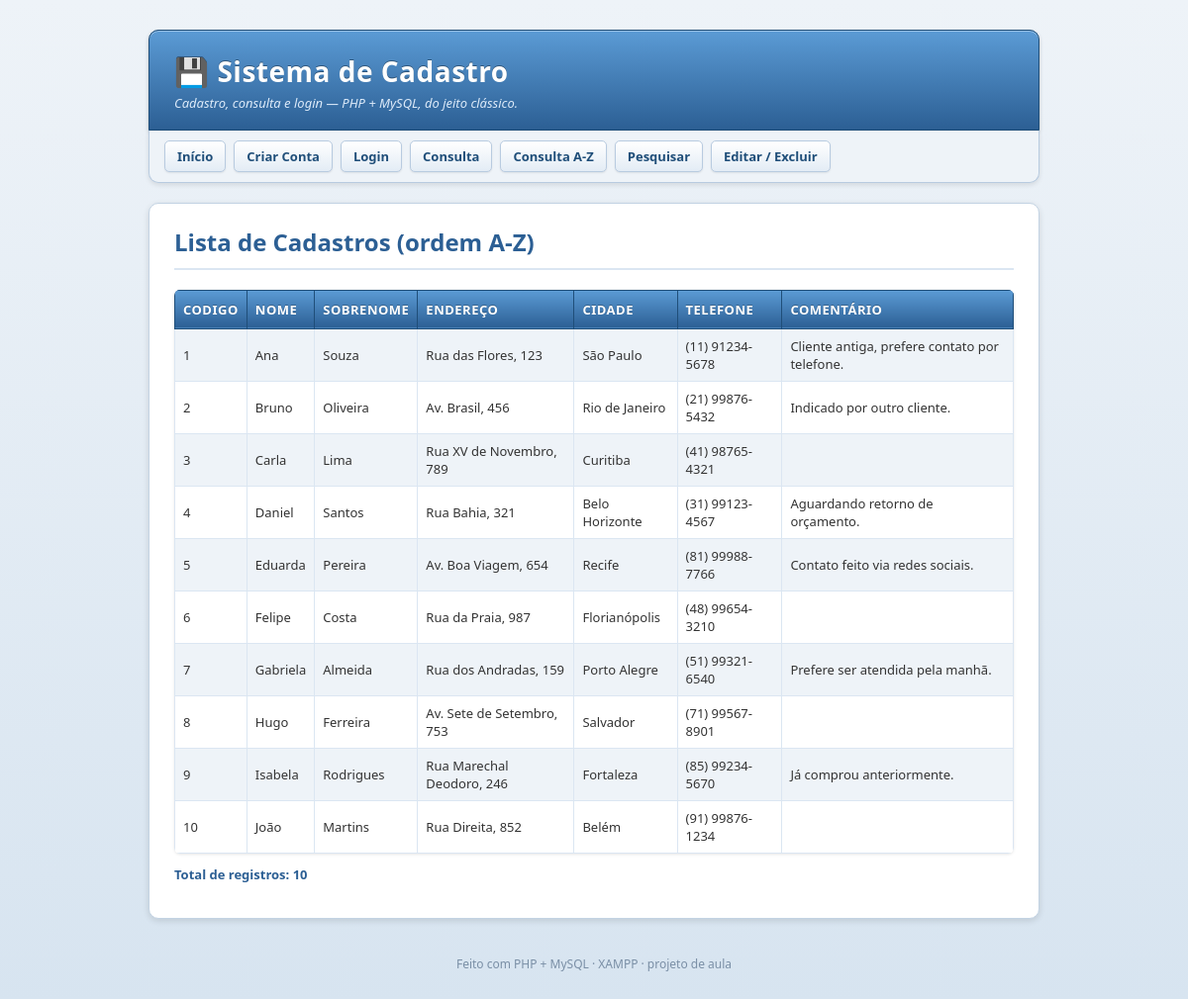
/consulta_a_z.php, run on the app's committed database.
### tables this page shows
CREATE TABLE IF NOT EXISTS cadastro (
    codigo     INT AUTO_INCREMENT PRIMARY KEY,
    nome       VARCHAR(50)  NOT NULL,
    sobrenome  VARCHAR(50)  NOT NULL,
    endereco   VARCHAR(100),
    cidade     VARCHAR(100),
    telefone   VARCHAR(20),
    comentario TEXT
);

### consulta_a_z.php (the view, shortened to what this page needs)
<?php
require_once "conexao.php";
?>
<!DOCTYPE html>
<html lang="pt-BR">
<head>
    <link rel="stylesheet" href="estilo.css">
</head>
<body>
<div class="pagina">
    <header class="topo">
        <h1><span class="icone">💾</span>Sistema de Cadastro</h1>
        <p class="tagline">Cadastro, consulta e login &mdash; PHP + MySQL, do jeito clássico.</p>
    </header>
    <nav class="menu">
        <ul>
            <li><a href="index.html">Início</a></li>
            <li><a href="cadastro_login.php">Criar Conta</a></li>
            <li><a href="login.php">Login</a></li>
            <li><a href="consulta.php">Consulta</a></li>
            <li><a href="consulta_a_z.php">Consulta A-Z</a></li>
            <li><a href="pesquisa.php">Pesquisar</a></li>
            <li><a href="edicao.php">Editar / Excluir</a></li>
        </ul>
    </nav>
    <div class="painel">
        <h2>Lista de Cadastros (ordem A-Z)</h2>
        <?php
        $sql = "SELECT codigo, nome, sobrenome, endereco, cidade, telefone, comentario
                FROM cadastro
                ORDER BY nome ASC";
        $stmt = $conn->prepare($sql);
        if ($stmt) {
            $stmt->execute();
            $resultado = $stmt->get_result();
            if ($resultado->num_rows > 0) {
                echo "<table>";
                echo "<tr><th>Codigo</th>
                      <th>Nome</th><th>Sobrenome</th><th>Endereço</th><th>Cidade</th>
                      <th>Telefone</th><th>Comentário</th></tr>";
                while ($linha = $resultado->fetch_assoc()) {
                    echo "<tr>";
                    echo "<td>" . htmlspecialchars($linha['codigo']) . "</td>";
                    echo "<td>" . htmlspecialchars($linha['nome']) . "</td>";
                    echo "<td>" . htmlspecialchars($linha['sobrenome']) . "</td>";
                    echo "<td>" . htmlspecialchars($linha['endereco']) . "</td>";
                    echo "<td>" . htmlspecialchars($linha['cidade']) . "</td>";
                    echo "<td>" . htmlspecialchars($linha['telefone']) . "</td>";
                    echo "<td>" . htmlspecialchars($linha['comentario']) . "</td>";
                    echo "</tr>";
                }
                echo "</table>";
                echo "<p class='total-registros'>Total de registros: " . $resultado->num_rows . "</p>";
            } else {
                echo "<p>Nenhum registro encontrado no banco de dados.</p>";
            }
        } else {
            echo "<p class='mensagem-erro'>Erro na preparação da consulta: " . htmlspecialchars($conn->error) . "</p>";
        }
        ?>
    </div>
    <footer class="rodape">
        Feito com PHP + MySQL &middot; XAMPP &middot; projeto de aula
    </footer>
</div>
</body>
</html>

### estilo.css (style rules this page uses)
* { box-sizing: border-box; }
body { margin: 0; padding: 30px 15px; font-family: "Trebuchet MS", "Segoe UI", Verdana, Arial, sans-serif; color: #333333; background-color: #dfe8f1; background-image: linear-gradient(to bottom, #eef3f8 0%, #d7e4f0 100%); background-attachment: fixed; }
.pagina { max-width: 900px; margin: 0 auto; }
header.topo { background-color: #2c5f94; background-image: linear-gradient(to bottom, #5b9bd5 0%, #2c5f94 100%); border: 1px solid #1f4e79; border-radius: 10px 10px 0 0; padding: 22px 25px 18px; box-shadow: inset 0 1px 0 rgba(255, 255, 255, 0.35), 0 2px 4px rgba(0, 0, 0, 0.2); }
header.topo h1 { margin: 0; font-size: 28px; color: #ffffff; text-shadow: 0 -1px 0 rgba(0, 0, 0, 0.35); letter-spacing: 0.5px; }
header.topo h1 .icone { margin-right: 8px; }
header.topo p.tagline { margin: 4px 0 0; color: #dceaf9; font-size: 13px; font-style: italic; }
nav.menu { background-color: #eef3f8; border: 1px solid #b8cbe0; border-top: none; border-radius: 0 0 10px 10px; padding: 10px 15px; margin-bottom: 20px; box-shadow: 0 2px 5px rgba(0, 0, 0, 0.1); }
nav.menu ul { list-style: none; margin: 0; padding: 0; display: flex; flex-wrap: wrap; gap: 8px; }
nav.menu a { display: inline-block; padding: 6px 12px; background-color: #ffffff; background-image: linear-gradient(to bottom, #ffffff 0%, #e3ecf5 100%); border: 1px solid #b8cbe0; border-radius: 5px; color: #1f4e79; font-size: 13px; font-weight: bold; text-decoration: none; box-shadow: 0 1px 2px rgba(0, 0, 0, 0.08); }
.painel { background-color: #ffffff; border: 1px solid #c3d3e3; border-radius: 10px; padding: 22px 25px; margin-bottom: 20px; box-shadow: 0 2px 6px rgba(0, 0, 0, 0.12); }
.painel h2 { margin-top: 0; color: #2c5f94; border-bottom: 2px solid #dbe6f2; padding-bottom: 10px; text-shadow: 0 1px 0 #ffffff; }
table { width: 100%; border-collapse: collapse; margin-top: 10px; font-size: 13px; border-radius: 6px; overflow: hidden; box-shadow: 0 1px 3px rgba(0, 0, 0, 0.1); }
table th { background-color: #2c5f94; background-image: linear-gradient(to bottom, #5b9bd5 0%, #2c5f94 100%); color: #ffffff; text-shadow: 0 -1px 0 rgba(0, 0, 0, 0.25); text-transform: uppercase; letter-spacing: 0.5px; padding: 10px 8px; text-align: left; border: 1px solid #1f4e79; }
table td { padding: 8px; border: 1px solid #dbe6f2; background-color: #ffffff; }
table tr:nth-child(even) td { background-color: #eef3f8; }
.total-registros { display: inline-block; margin-top: 12px; font-size: 13px; color: #2c5f94; font-weight: bold; }
a { color: #1a6bb5; }
footer.rodape { text-align: center; font-size: 12px; color: #7a8fa6; margin-top: 25px; padding-top: 12px; }

### data on the page
cadastro: codigo "1", nome "Ana", sobrenome "Souza", endereco "Rua das Flores, 123", cidade "São Paulo", telefone "(11) 91234-5678", comentario "Cliente antiga, prefere contato por telefone."
cadastro: codigo "2", nome "Bruno", sobrenome "Oliveira", endereco "Av. Brasil, 456", cidade "Rio de Janeiro", telefone "(21) 99876-5432", comentario "Indicado por outro cliente."
cadastro: codigo "3", nome "Carla", sobrenome "Lima", endereco "Rua XV de Novembro, 789", cidade "Curitiba", telefone "(41) 98765-4321"
cadastro: codigo "4", nome "Daniel", sobrenome "Santos", endereco "Rua Bahia, 321", cidade "Belo Horizonte", telefone "(31) 99123-4567", comentario "Aguardando retorno de orçamento."
cadastro: codigo "5", nome "Eduarda", sobrenome "Pereira", endereco "Av. Boa Viagem, 654", cidade "Recife", telefone "(81) 99988-7766", comentario "Contato feito via redes sociais."
cadastro: codigo "6", nome "Felipe", sobrenome "Costa", endereco "Rua da Praia, 987", cidade "Florianópolis", telefone "(48) 99654-3210"
cadastro: codigo "7", nome "Gabriela", sobrenome "Almeida", endereco "Rua dos Andradas, 159", cidade "Porto Alegre", telefone "(51) 99321-6540", comentario "Prefere ser atendida pela manhã."
cadastro: codigo "8", nome "Hugo", sobrenome "Ferreira", endereco "Av. Sete de Setembro, 753", cidade "Salvador", telefone "(71) 99567-8901"
cadastro: codigo "9", nome "Isabela", sobrenome "Rodrigues", endereco "Rua Marechal Deodoro, 246", cidade "Fortaleza", telefone "(85) 99234-5670", comentario "Já comprou anteriormente."
cadastro: codigo "10", nome "João", sobrenome "Martins", endereco "Rua Direita, 852", cidade "Belém", telefone "(91) 99876-1234"

### other printed values
$resultado->num_rows "10"
